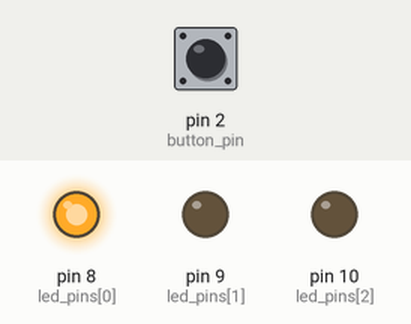
A sketch run on a simulated Arduino Uno, built with avr-gcc and run on an emulated ATmega328P. Shown: output pins drawn as LEDs (lit = HIGH). The inputs (shaded band) are chosen by the test bench; at power-on: pin 2 (button_pin) LOW.

Above: at 1.8 s.
1.9 s: pin 2 (button_pin) pulled HIGH for 3.2 s
At 2.6 s:
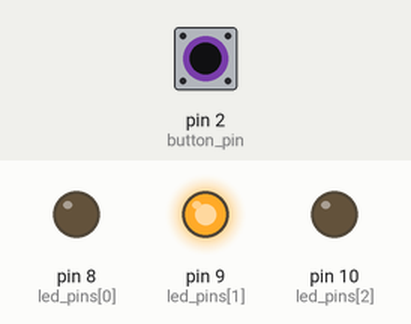
At 5.0 s:
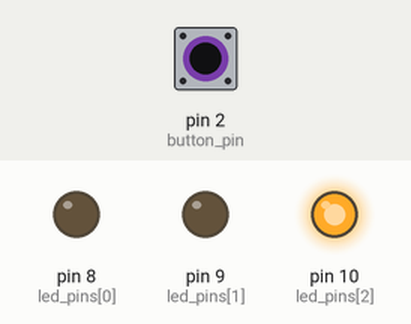
Timing chart, 0 to 14.1 s (numbered marks = the images above; inputs shaded):
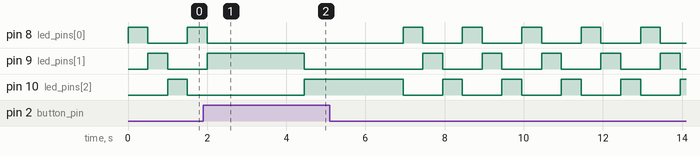

Measured:
- by itself, pin 8 (led_pins[0]): repeats every 1.5 s: HIGH 0.50 s, LOW 1.0 s
- by itself, pin 10 (led_pins[2]): repeats every 1.5 s: LOW 1.0 s, HIGH 0.50 s

The sketch:

ReactionTimerCode.ino
```cpp
// some constants for readability, using booleans to save memory
boolean ON  = 1 ;
boolean OFF = 0 ;

// Arduino pin setup - there are 3 pins used for LEDs,
// 1 for push-button. The pin at index success_led is
// the one the user should try to hit.
byte led_pins[3]       = {8,9,10} ;
byte button_pin        =    2 ;
byte success_led       =    1 ;  // refers to pin 9

// time_change is the number of milliseconds to add upon
// failure or subtract upon success.
// colorswitch_delay is the amount of time that the LED stays
// on. This value has time_change added to/subtracted from it.
// So that the user knows which LED was lit up when they hit
// the button, push_pause defines the number of milliseconds
// that the LED will stay on after the button is pressed.
unsigned int time_change       =   50 ;
unsigned int colorswitch_delay =  500 ;
unsigned int push_pause        = 2000 ;

void setup()
{

    for (int i=0 ; i < 3 ; i++)
    {
      pinMode( led_pins[i], OUTPUT ) ;
    }

    pinMode( button_pin, INPUT ) ;
}

void loop()
{
    // Makes sure that the button "flag" is set to "off"
    boolean button_state = OFF ;

    //Turns on first LED (green)
    digitalWrite( led_pins[0], HIGH ) ;

    // Checks to see if the button has been pressed while the first green LED is on
    button_state = digitalRead( button_pin ) ;

    // If the button has been pressed, stop cycling through the LEDs momentarily and decrease the game speed
    if ( button_state == ON )
         {
            delay( push_pause ) ;   //Stop cycling momentarily for the length of time that was specified for "push_pause"

            // set the button state back to off
            button_state = OFF ;

            //Decrease the game speed by adding "time_change" to "colorswitch_delay" to make "colorswitch_delay" larger
            colorswitch_delay = colorswitch_delay + time_change ;
           }

      //The delay between each LED lighting up
      delay( colorswitch_delay ) ;

      //Turn off the first green LED and start cycling again
      digitalWrite( led_pins[0], LOW ) ;


      //Turn on second LED (red)
      digitalWrite( led_pins[1], HIGH ) ;

      // Checks to see if the button has been pressed while the red LED is on
      button_state = digitalRead( button_pin ) ;

      //if the button has been pressed, stop cycling through the LEDs momentarily and increase the game speed
      if ( button_state == ON )
         {
            delay( push_pause ) ;   //Stop cycling momentarily for the length of time that was specified for "push_pause"

            // set the button state back to off
            button_state = OFF ;

            //Increase the game speed by subtracting "time_change" from "colorswitch_delay" to make "colorswitch_delay" smaller
            colorswitch_delay = colorswitch_delay - time_change ;
          }

      //The delay between each LED lighting up
      delay( colorswitch_delay ) ;

      //Turn off the red LED and start cycling again
      digitalWrite( led_pins[1], LOW ) ;


      //Turns on third LED (green)
      digitalWrite( led_pins[2], HIGH ) ;

      // Checks to see if the button has been pressed while the thrid green LED is on
      button_state = digitalRead( button_pin ) ;

      // If the button has been pressed, stop cycling through the LEDs momentarily and decrease the game speed
      if ( button_state == ON )
         {
            delay( push_pause ) ;   //Stop cycling momentarily for the length of time that was specified for "push_pause"

            // set the button state back to off
            button_state = OFF ;

            //Decrease the game speed by adding "time_change" to "colorswitch_delay" to make "colorswitch_delay" larger
            colorswitch_delay = colorswitch_delay + time_change ;
           }

      //The delay between each LED lighting up
      delay( colorswitch_delay ) ;

      //Turn off the third green LED and start cycling again
      digitalWrite( led_pins[2], LOW ) ;
}
```
